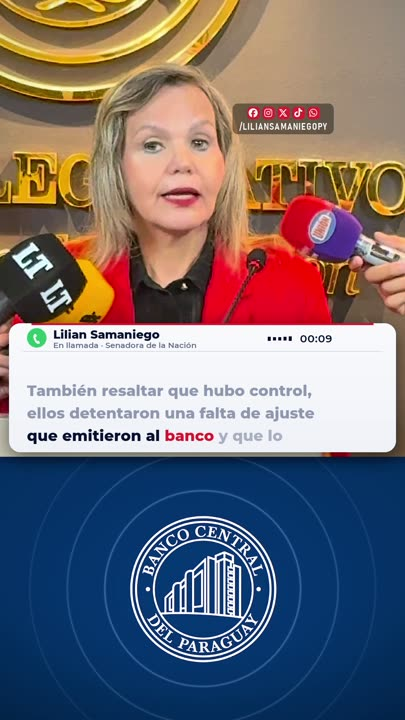
#> input picture presentacion/call.jpg, 405 x 720 px
$ python -i gfx5.py   (imports and definitions only)
#> lines starting #> are read from the running program, lines starting #| are printed output that depends on the picture
# Gráficos del video v5 (sprites RGBA con PIL). Todo respeta la ZONA SEGURA de Reels / TikTok / Shorts:
#   superior 270 px · inferior 480 px (contenido hasta y=1440) · derecha 190 px (contenido hasta x=890) · izquierda 60 px.
import os
import numpy as np
from PIL import Image, ImageDraw, ImageFont, ImageFilter

W, H = 1080, 1920
SAFE = dict(top=270, bottom=1440, left=60, right=890)       # límites de contenido (px)
STUDIO_DIR = os.path.dirname(os.path.dirname(os.path.abspath(__file__)))         # lib/ está dentro del estudio
FONTS = os.path.join(STUDIO_DIR, "assets", "fonts")
RED, NAVY, YELLOW, WHITE = (226, 35, 48), (10, 17, 32), (255, 216, 59), (255, 255, 255)

_f = {}


# [4 lines left out: function font, not called in this run]


def rgba(w, h): return Image.new("RGBA", (w, h), (0, 0, 0, 0))


def shadowed(img, blur=10, dy=6, alpha=0.55, pad=24):
    """devuelve img con sombra suave debajo, con margen"""
    out = rgba(img.width + 2 * pad, img.height + 2 * pad)
    sh = rgba(out.width, out.height)
    a = img.split()[3].point(lambda v: int(v * alpha))
    blk = Image.new("RGBA", img.size, (0, 0, 0, 255)); blk.putalpha(a)
    sh.paste(blk, (pad, pad + dy)); sh = sh.filter(ImageFilter.GaussianBlur(blur))
    out.alpha_composite(sh); out.alpha_composite(img, (pad, pad))
    return out


def np_(img): return np.asarray(img).copy()


# ------------------------------------------------------------------ subtítulos (resaltado palabra a palabra)
# [122 lines left out: functions caption_sprite, chip_sprite, question_sprite, nameplate_sprite, vignette_layer, endcard_layers, not called in this run]

>>> import cv2
>>> picture = cv2.imread('../presentacion/call.jpg', cv2.IMREAD_GRAYSCALE)
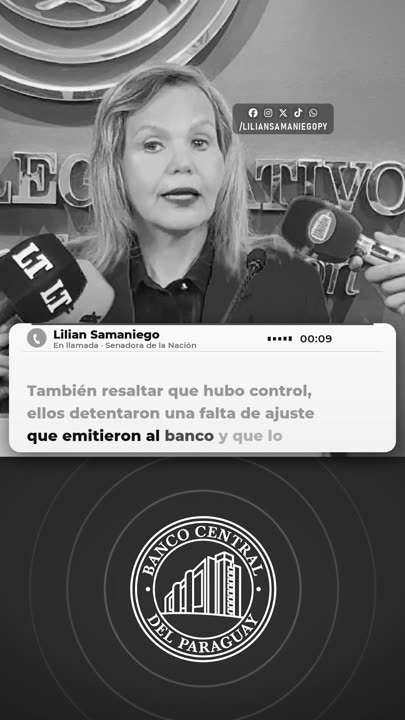
#> picture: shape (720, 405); min 0, max 255, mean 115.2
>>> result = shadowed(picture)
#> (the run stopped early here; a loop or call above may not have finished)

$ run again, on presentacion/fx.jpg
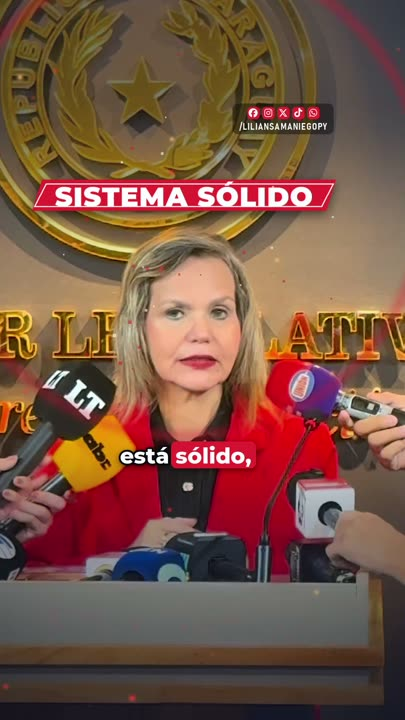
#> input picture presentacion/fx.jpg, 405 x 720 px
#> `picture = cv2.imread('../presentacion/call.jpg', cv2.IMREAD_GRAYSCALE)`:
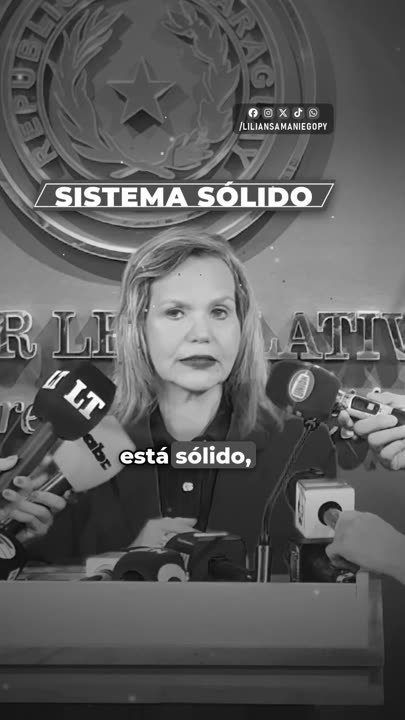
#> picture: shape (720, 405); min 0, max 255, mean 93

$ run again, on presentacion/headline.jpg
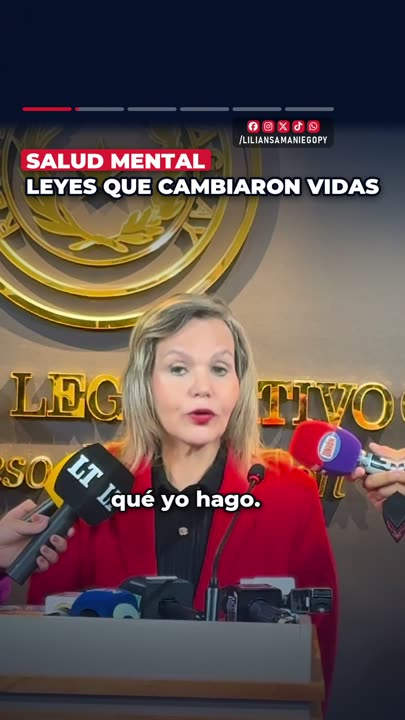
#> input picture presentacion/headline.jpg, 405 x 720 px
#> `picture = cv2.imread('../presentacion/call.jpg', cv2.IMREAD_GRAYSCALE)`:
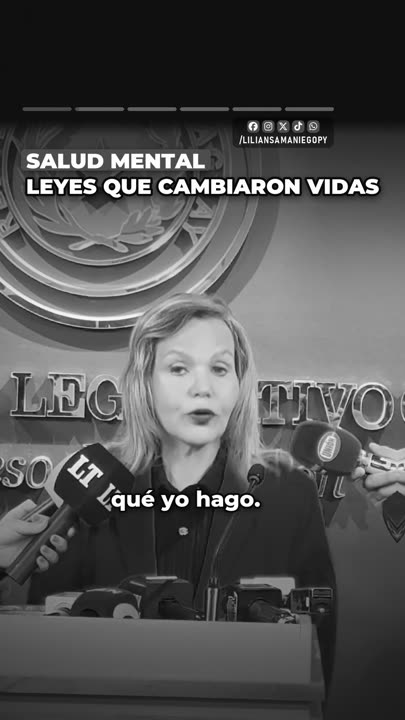
#> picture: shape (720, 405); min 0, max 255, mean 81.5
